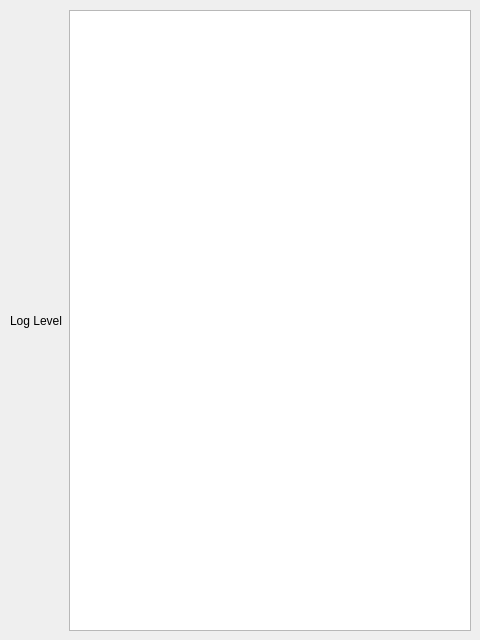
<?xml version="1.0" encoding="UTF-8"?>
<ui version="4.0">
 <class>Form</class>
 <widget class="QWidget" name="Form">
  <property name="geometry">
   <rect>
    <x>0</x>
    <y>0</y>
    <width>480</width>
    <height>640</height>
   </rect>
  </property>
  <property name="windowTitle">
   <string>tgEngine - Settings</string>
  </property>
  <widget class="QWidget" name="gridLayoutWidget">
   <property name="geometry">
    <rect>
     <x>10</x>
     <y>10</y>
     <width>461</width>
     <height>621</height>
    </rect>
   </property>
   <layout class="QGridLayout" name="gridLayout">
    <item row="0" column="1">
     <widget class="QListView" name="listView"/>
    </item>
    <item row="0" column="0">
     <widget class="QLabel" name="label">
      <property name="text">
       <string>Log Level</string>
      </property>
     </widget>
    </item>
   </layout>
  </widget>
 </widget>
 <resources/>
 <connections/>
</ui>
